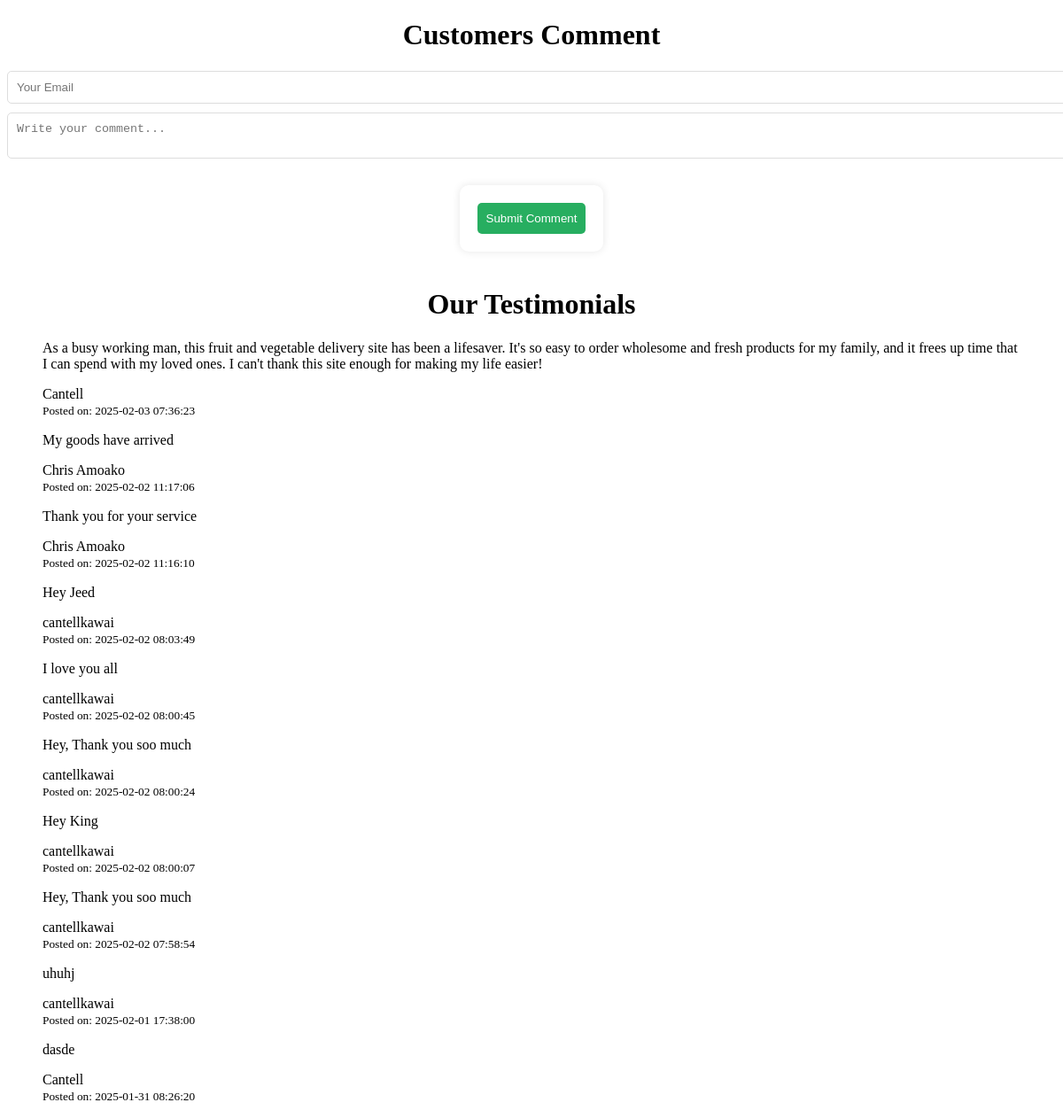
The page /user/feedback.php (signed in) on the database its author committed.
### tables this page shows
CREATE TABLE IF NOT EXISTS `feedback` (
  `id` int NOT NULL AUTO_INCREMENT,
  `user_id` int NOT NULL,
  `name` varchar(100) NOT NULL,
  `email` varchar(100) NOT NULL,
  `message` text NOT NULL,
  `created_at` timestamp NULL DEFAULT CURRENT_TIMESTAMP,
  PRIMARY KEY (`id`),
  KEY `user_id` (`user_id`)
);

### user/feedback.php (the view, shortened to what this page needs)
<?php
include 'includes/../../db.php';
?>
<!DOCTYPE html>
<html lang="en">
<head>
    <link rel="stylesheet" href="./feedback.css">
</head>
<body>
    <div class="container-fluid">
        <h1>Customers Comment</h1>
        <form action="./feedback.php" method="POST">
            <input type="email" name="email" placeholder="Your Email" required>
            <textarea name="message" placeholder="Write your comment..." required></textarea>
            <div class="container">
                <button type="submit">Submit Comment</button>
            </div>
        </form>
    </div>
    <div class="container-fluid">
        <h1 class="h2 text-center mb-5">Our Testimonials</h1>
        <?php
$sql = "SELECT * FROM feedback ORDER BY created_at DESC";
$stmt = $conn->prepare($sql);
$stmt->execute();
$errorInfo = $stmt->error;
if ($errorInfo) {
    echo "<script>alert('Error fetching feedback: " . $errorInfo . "');</script>";
} else {
    $result = $stmt->get_result();
    while ($row = $result->fetch_assoc()) {
        echo "<div class='container-fluid'>
                <div class='card-header'>
                  <i class='bi bi-star-fill'></i>
                  <i class='bi bi-star-fill'></i>
                  <i class='bi bi-star-fill'></i>
                  <i class='bi bi-star-fill'></i>
                  <i class='bi bi-star-half'></i>
                </div>
                <div class='card-body'>
                  <blockquote class='blockquote mb-0'>
                    <p class='d-flex align-items-center flex-md-row flex-column'>" . htmlspecialchars($row['message']) . "</p>
                    <footer class='blockquote-footer' style='background-color:rgb(255, 255, 255)'>" . htmlspecialchars($row['name']) . "</footer>
                    <footer class='blockquote-footer' style='background-color:rgb(255, 255, 255)'><small>Posted on: " . $row['created_at'] . "</small></footer>
                  </blockquote>
                </div>
              </div>";
    }
}
?>
    </div>
</body>
</html>

### user/feedback.css (style rules this page uses)
.container { max-width: 1000px; margin: 20px auto; padding: 20px; background: white; border-radius: 10px; box-shadow: 0px 0px 10px rgba(0, 0, 0, 0.1); }
h1, h2 { text-align: center; }
form { display: flex; flex-direction: column; gap: 10px; }
input, textarea { width: 100%; padding: 10px; border: 1px solid #ddd; border-radius: 5px; }
button { background: #27ae60; color: white; padding: 10px; border: none; border-radius: 5px; cursor: pointer; justify-content: center; }

### rows shown on the page
feedback: message "As a busy working man, this fruit and vegetable delivery site has been a lifesaver. It's so easy to order wholesome and fresh products for my family, and it frees up time that I can spend with my loved ones. I can't thank this site enough for making my life easier!", name "Cantell", created_at "2025-02-03 07:36:23"
feedback: message "My goods have arrived", name "Chris Amoako", created_at "2025-02-02 11:17:06"
feedback: message "Thank you for your service", name "Chris Amoako", created_at "2025-02-02 11:16:10"
feedback: message "Hey Jeed", name "cantellkawai", created_at "2025-02-02 08:03:49"
feedback: message "I love you all", name "cantellkawai", created_at "2025-02-02 08:00:45"
feedback: message "Hey, Thank you soo much", name "cantellkawai", created_at "2025-02-02 08:00:24"
feedback: message "Hey King", name "cantellkawai", created_at "2025-02-02 08:00:07"
feedback: message "Hey, Thank you soo much", name "cantellkawai", created_at "2025-02-02 07:58:54"
feedback: message "uhuhj", name "cantellkawai", created_at "2025-02-01 17:38:00"
feedback: message "dasde", name "Cantell", created_at "2025-01-31 08:26:20"
